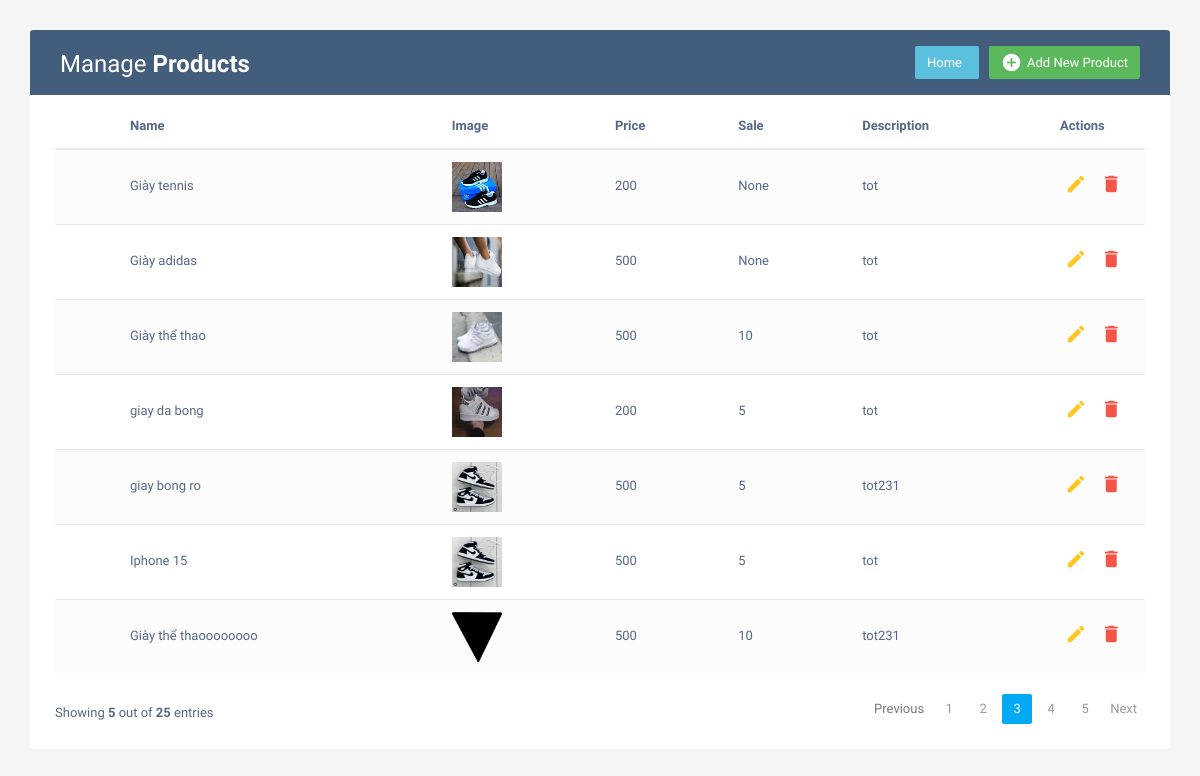
The app's page /product (signed in) with its own data.
### home/models.py (models this page shows, shortened)
class Product(models.Model):
    name = models.CharField(max_length=100)
    description = models.TextField()
    price = models.IntegerField()
    sale = models.IntegerField(null=True)
    category = models.ForeignKey(Category, on_delete=models.CASCADE)
    image = models.ImageField(null= True, blank= True)
    sellerId = models.ForeignKey(Account, on_delete=models.CASCADE,null=True)
    sizes = models.CharField(max_length=100000,null=True)
    sell = models.IntegerField(default=0,null=True)

### home/views.py (the view)
# urls.py: path('product', views.product, name = 'product'),
def product(request):
    if request.user.is_authenticated:
        if request.user.account.is_Sell:
            user = request.user.account
            categories = Category.objects.all()
            products = Product.objects.filter(sellerId = user)
            context = {'products':products,'categories':categories}
            for category in categories:
                if category.product_set.count()== 0:
                    category.delete()
            return render(request, 'product.html', context)
        return render(request,'error.html')
    return redirect('login')

### templates/product.html (shortened to what this page needs)
{% load static %}
<!DOCTYPE html>
<html lang="en">
<head>
<link rel="stylesheet" href="https://maxcdn.bootstrapcdn.com/font-awesome/4.7.0/css/font-awesome.min.css">
<link rel="stylesheet" href="https://maxcdn.bootstrapcdn.com/bootstrap/3.3.7/css/bootstrap.min.css">
</head>
<body>
    <div class="container">
		<div class="table-responsive">
			<div class="table-wrapper">
				<div class="table-title">
					<div class="row">
						<div class="col-xs-6">
							<h2>Manage <b>Products</b></h2>
						</div>
						<div class="col-xs-6">
							<a href="#addEmployeeModal" class="btn btn-success" data-toggle="modal"><i class="material-icons">&#xE147;</i> <span>Add New Product</span></a>
							<a href="{% url "index" %}" class="btn btn-info" data-toggle="modal"> <span>Home</span></a>
						</div>
					</div>
				</div>
				<table class="table table-striped table-hover">
					<thead>
						<tr>
							<th>
							</th>
							<th>Name</th>
							<th>Image</th>
                            <th>Price</th>
							<th>Sale</th>
							<th>Description</th>
							<th>Actions</th>
						</tr>
					</thead>
					<tbody>
                        {% for product in products %}
						<tr>
							<td>
							</td>
							<td>{{product.name}}</td>
							<td><img src="{{product.image.url}}" width = "50" height= "50"/></td>
							<td>{{product.price}}</td>
							<td>{{product.sale}}</td>
							<td>{{product.description}}</td>
							<td>
								<a href="{% url "editProduct" %}?productId={{product.id}}" class="edit" data-toggle="modal"><i class="material-icons" data-toggle="tooltip" title="Edit">&#xE254;</i></a>
								<a href="{% url "deleteProduct" %}?productId={{product.id}}" class="delete" data-toggle="modal"><i class="material-icons" data-toggle="tooltip" title="Delete">&#xE872;</i></a>
							</td>
						</tr>
                        {% endfor %}
					</tbody>
				</table>
				<div class="clearfix">
					<div class="hint-text">Showing <b>5</b> out of <b>25</b> entries</div>
					<ul class="pagination">
						<li class="page-item disabled"><a href="#">Previous</a></li>
						<li class="page-item"><a href="#" class="page-link">1</a></li>
						<li class="page-item"><a href="#" class="page-link">2</a></li>
						<li class="page-item active"><a href="#" class="page-link">3</a></li>
						<li class="page-item"><a href="#" class="page-link">4</a></li>
						<li class="page-item"><a href="#" class="page-link">5</a></li>
						<li class="page-item"><a href="#" class="page-link">Next</a></li>
					</ul>
				</div>
			</div>
		</div>
    </div>
</body>
</html>

### templates/product.html (style rules this page uses)
body { color: #566787; background: #f5f5f5; font-family: 'Varela Round', sans-serif; font-size: 13px; }
.table-responsive { margin: 30px 0; }
.table-wrapper { min-width: 1000px; background: #fff; padding: 20px 25px; border-radius: 3px; box-shadow: 0 1px 1px rgba(0,0,0,.05); }
.table-title { padding-bottom: 15px; background: #435d7d; color: #fff; padding: 16px 30px; margin: -20px -25px 10px; border-radius: 3px 3px 0 0; }
.table-title h2 { margin: 5px 0 0; font-size: 24px; }
.table-title .btn { color: #fff; float: right; font-size: 13px; border: none; min-width: 50px; border-radius: 2px; border: none; outline: none !important; margin-left: 10px; }
.table-title .btn i { float: left; font-size: 21px; margin-right: 5px; }
.table-title .btn span { float: left; margin-top: 2px; }
table.table tr th, table.table tr td { border-color: #e9e9e9; padding: 12px 15px; vertical-align: middle; }
table.table tr th:first-child { width: 60px; }
table.table tr th:last-child { width: 100px; }
table.table-striped tbody tr:nth-of-type(odd) { background-color: #fcfcfc; }
table.table td:last-child i { opacity: 0.9; font-size: 22px; margin: 0 5px; }
table.table td a { font-weight: bold; color: #566787; display: inline-block; text-decoration: none; outline: none !important; }
table.table td a.edit { color: #FFC107; }
table.table td a.delete { color: #F44336; }
table.table td i { font-size: 19px; }
.pagination { float: right; margin: 0 0 5px; }
.pagination li a { border: none; font-size: 13px; min-width: 30px; min-height: 30px; color: #999; margin: 0 2px; line-height: 30px; border-radius: 2px !important; text-align: center; padding: 0 6px; }
.pagination li.active a, .pagination li.active a.page-link { background: #03A9F4; }
.hint-text { float: left; margin-top: 10px; font-size: 13px; }

### records on screen
Product: name "Giày tennis", image (picture), price "200", sale "None", description "tot"
Product: name "Giày adidas", image (picture), price "500", sale "None", description "tot"
Product: name "Giày thể thao", image (picture), price "500", sale "10", description "tot"
Product: name "giay da bong", image (picture), price "200", sale "5", description "tot"
Product: name "giay bong ro", image (picture), price "500", sale "5", description "tot231"
Product: name "Iphone 15", image (picture), price "500", sale "5", description "tot"
Product: name "Giày thể thaoooooooo", image (picture), price "500", sale "10", description "tot231"
